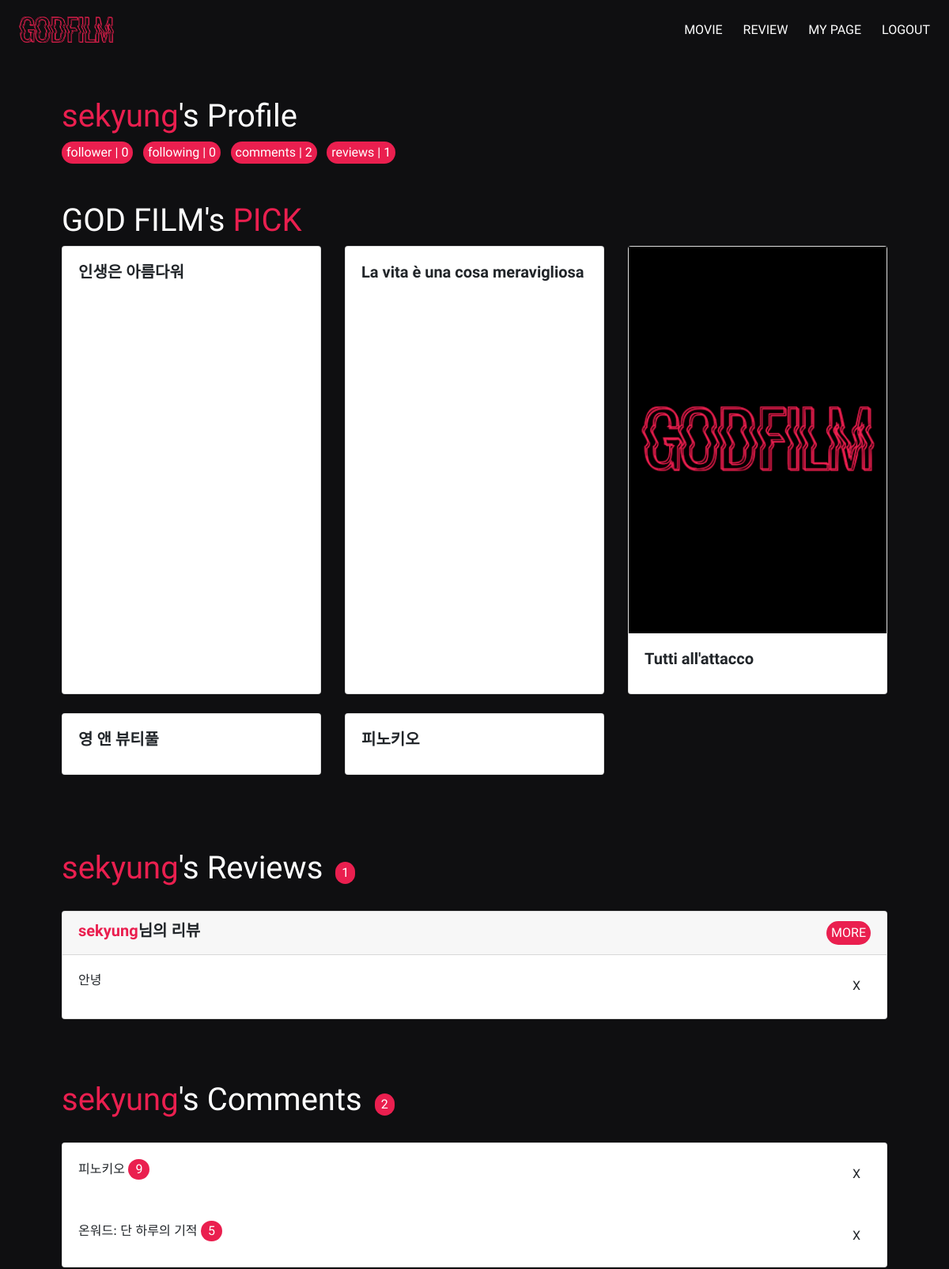
/accounts/sekyung/ (signed in, upper part), run on an earlier commit of the app's database.
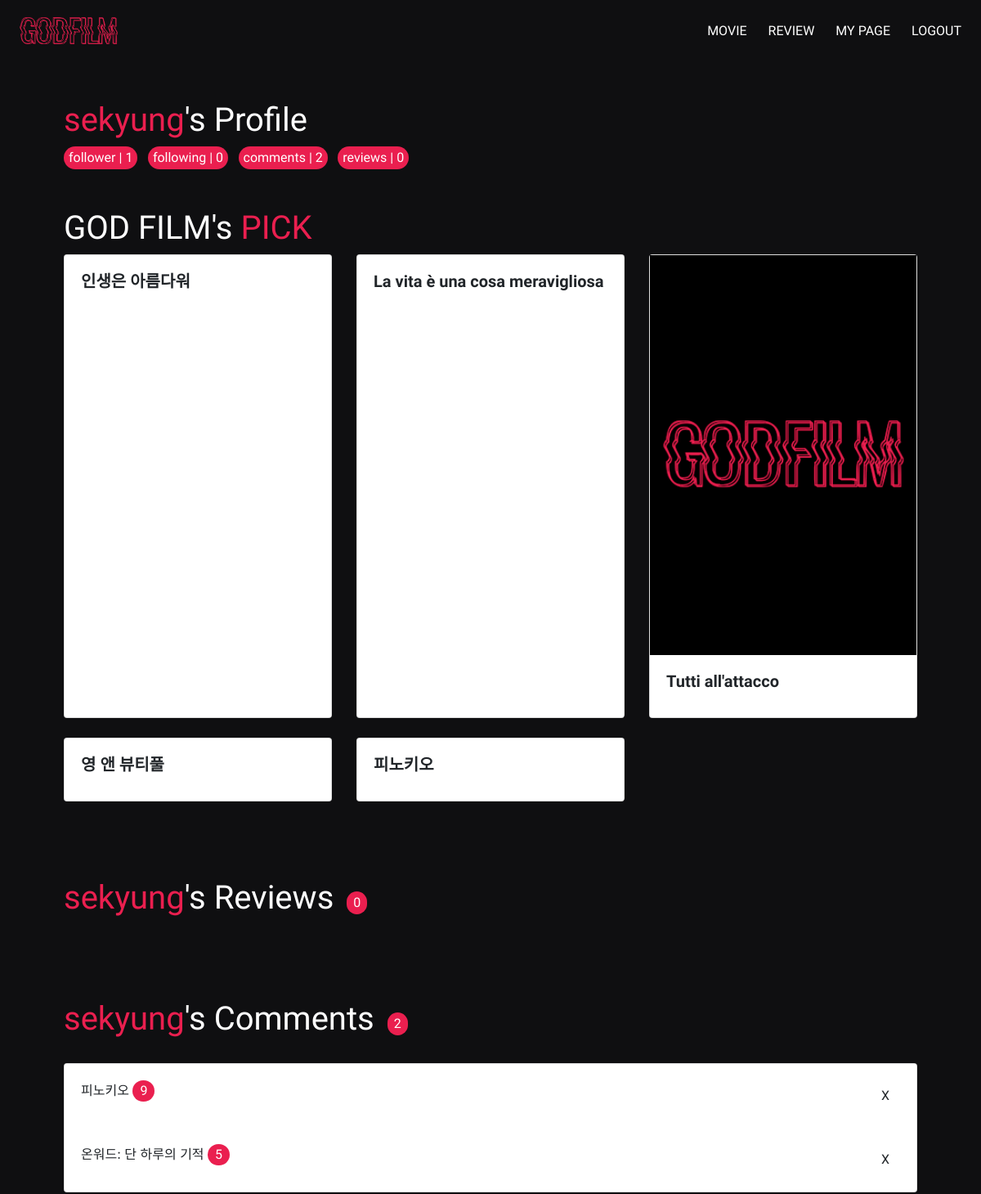
And on a later commit of the database.
### accounts/models.py (models this page shows)
class User(AbstractUser):
    followers = models.ManyToManyField(
            settings.AUTH_USER_MODEL,
            related_name='followings'
        )

### movies/models.py (models this page shows, shortened)
class Cast(models.Model):
    character = models.CharField(max_length=100)
    name = models.CharField(max_length=100)
    title = models.CharField(max_length=200)
    poster_path = models.CharField(max_length=200, null=True)
    overview = models.TextField(blank=True)
    gender = models.IntegerField()
    profile_path = models.CharField(max_length=200, null=True)
    imdb_id = models.CharField(max_length=30)

class Review(models.Model):
    title = models.CharField(max_length=100)
    content = models.CharField(max_length=255)
    user = models.ForeignKey(settings.AUTH_USER_MODEL, on_delete=models.CASCADE)
    movie = models.ForeignKey(Movie, on_delete=models.CASCADE)

class MovieComment(models.Model):
    score = models.IntegerField()
    content = models.CharField(max_length=200)
    created_at = models.DateTimeField(auto_now_add=True)
    movie = models.ForeignKey(Movie, on_delete=models.CASCADE)
    user = models.ForeignKey(settings.AUTH_USER_MODEL, on_delete=models.CASCADE)

class Movie(models.Model):
    title = models.CharField(max_length=100)
    overview = models.TextField(blank=True)
    poster_path = models.CharField(max_length=200, null=True)
    cast = models.ManyToManyField(Cast, related_name='cast_movie', blank=True)

### accounts/views.py (the view)
# urls.py: path('<username>/', views.profile, name='profile'),
@login_required
def profile(request, username):
    User = get_user_model()
    person = get_object_or_404(User, username=username)
    if person.moviecomment_set.count() != 0:
        cast_list = person.moviecomment_set.order_by('-score')[0].movie.cast.all()
    else:
        cast_list = Movie.objects.order_by('-moviecomment')[0].movie.cast.all()
    context = {
        'person': person,
        'cast_list': cast_list,
    }
    return render(request, 'accounts/profile.html', context)

### accounts/templates/accounts/profile.html (shortened to what this page needs)
{% extends 'base.html' %}
{% load bootstrap4 %}
{% load static %}
{% block content %}
<div class="d-flex justify-content-start">
    <h1 style="color: white;"><span style="color: #ea1f4f;">{{ person.username }}</span>'s Profile</h1>
</div>
<div class="follow-info">
    <span class="mr-2"> follower | {{ person.followings.all|length }}</span>
    <span class="mr-2"> following | {{ person.followers.all|length }}</span>
    <span class="mr-2"> comments | {{ person.moviecomment_set.count }}</span>
    <span class="mr-2"> reviews | {{ person.review_set.count }}</span>
</div>
<h1 class="text-white mt-5"> GOD FILM's <span style="color: #ea1f4f;">PICK</span></h1>
<div class="row row-cols-1 row-cols-md-3">
    {% for actor in cast_list %}
    <div class="col mb-4 movie-card">
      <div class="card h-100">
            {% if actor.poster_path|length != 0%}
            <img src="https://image.tmdb.org/t/p/w300_and_h450_bestv2/{{ actor.poster_path }}" alt="">
        {% else %}
            <img src="{% static 'image/noprofile.png' %}" alt="">
        {% endif %}
        <div class="card-body">
          <h5 class="card-title" style="font-family: 'Nanum Gothic', sans-serif; font-weight:bold">{{ actor.title }}</h5>
        </div>
      </div>
    </div>
    {% endfor %}
  </div>
<div class="d-flex justify-content-start">
    <h1 style="color: white; margin: 70px 0 30px 0;"><span style="color: #ea1f4f;">{{ person.username }}</span>'s Reviews</h1>
    <div class="follow-info" style="margin: 70px 0 30px 0;"><span class="ml-3 mt-3 px-2">{{  person.review_set.count }}</span></div>
</div>
{% for review in person.review_set.all %}
  <div class="card mb-2">
    <h5 class="card-header d-flex justify-content-between">
      <span style="font-family: 'Nanum Gothic', sans-serif; font-weight:bold"><a href="{% url 'accounts:profile' review.user %}" class="goprofile">{{ person.username }}</a>님의 리뷰</span>
      <a href="{% url 'movies:review_detail' review.movie.id review.id %}" class="btn review-more">MORE</a>
    </h5>
    <div class="card-body d-flex justify-content-between">
      <p class="card-text">{{ review.title }}</p>
      {% if review.user == request.user %}
      <form action="{% url 'movies:review_delete' review.movie.id review.id %}" method="POST">
        <button class="btn delete-btn">X</button>
      </form>
      {% endif %}
    </div>
  </div>
{% endfor %}
<div class="d-flex justify-content-start">
    <h1 style="color: white;  margin: 70px 0 30px 0;"><span style="color: #ea1f4f;">{{ person.username }}</span>'s Comments</h1>
    <div class="follow-info" style="margin: 70px 0 30px 0;"><span class="ml-3 mt-3 px-2">{{ person.moviecomment_set.count }}</span></div>
</div>
<div class="card">
    {% for moviecomment in person.moviecomment_set.all %}
    <div class="card-body d-flex justify-content-between">
      <div>
        <span style="display: inline-block;">{{ moviecomment.movie.title }}</span>
        <span style="display: inline-block;" class="comment-score">{{ moviecomment.score }}</span>
      </div>
      {% if moviecomment.user == request.user %}
      <form action="{% url 'movies:movie_comment_delete' moviecomment.movie.id moviecomment.id %}" method="POST">
        <button class="btn delete-btn">X</button>
      </form>
      {% endif %}
    </div>
    {% endfor %}
</div>
{% endblock %}

What changed in the data, as far as the page shows it:
removed Review: {{ person.username }} "sekyung", title "안녕", shows "X"
computed for User "sekyung": followings.all|length "0" → "1"; review_set.count "1" → "0"
